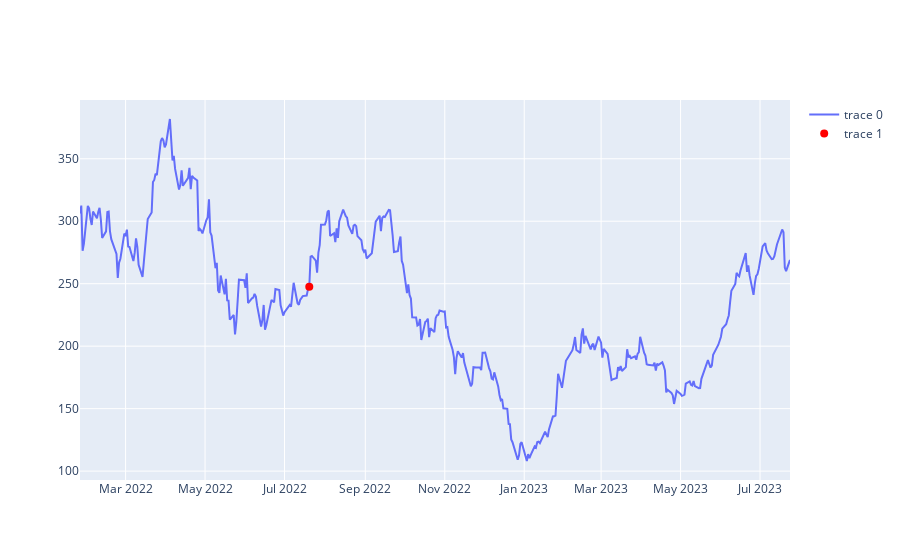

The notebook cell this image was saved under:
### Code cell
fig.add_trace(go.Scatter(x=[closest_timestamp], y=[specific_close_value], mode='markers', marker=dict(size=8, color=sen_color)))

### Figure 1 — Plotly figure (JSON) as saved in the notebook; plotly's stock layout.template omitted (floating-point values rounded to 4 significant figures; data arrays with more than 128 entries replaced by an {"elided": "..."} marker saying what was removed)
{"data": [{"mode": "lines", "type": "scatter", "x": {"elided": "375 str values"}, "y": {"elided": "375 float values"}}, {"marker": {"color": "red", "size": 8}, "mode": "markers", "type": "scatter", "x": ["2022-07-20T00:00:00-04:00"], "y": [247.5]}], "layout": {}}
